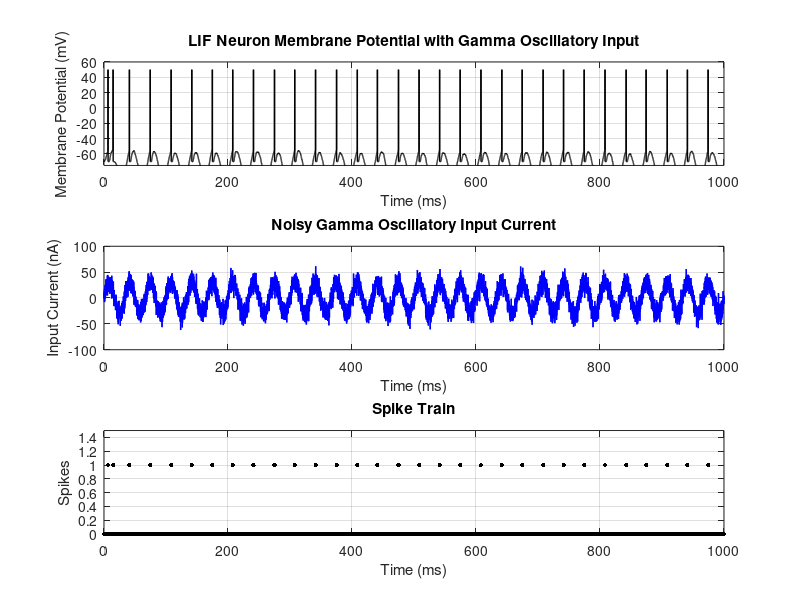

The MATLAB source for this figure:
% Clear previous runs and environment
clf;
clear;
close all;
clc;

% Time parameters
dt = 0.1;                    % Time step (ms)
t = 0:dt:1000;               % Time vector (ms)

% LIF Neuron parameters
Cm = 0.01;                      % Membrane capacitance (uF/cm^2)
gL = 0.002;                  % Further reduce leak conductance (mS/cm^2)
EL = -70;                    % Resting potential (mV)
Vth = -55;                   % Threshold potential (mV)
Vreset = -70;                % Reset potential (mV)
tau_m = Cm / gL;             % Membrane time constant (ms)
V = EL * ones(size(t));      % Initialize membrane potential
refractory_period = 2;        % Refractory period duration (ms)
refractory_counter = 0;       % Counter for tracking refractory period

% Input current parameters (oscillatory input)
I0 = 30;                     % Further increase amplitude of oscillatory input (nA)
f_gamma = 30;                % Frequency of gamma oscillation (Hz)
noise_amplitude = 10;          % Significantly increase noise amplitude (nA)
I_noise = noise_amplitude * randn(size(t));  % Gaussian white noise

% Generate oscillatory input (gamma frequency range) + noise
I_input = I0 * sin(2 * pi * f_gamma * t / 1000) + I_noise;  % Gamma oscillation

% Initialize spike times and firing rate tracking
spike_train = zeros(size(t));  % Spike train
V_trace = V;                   % Store voltage for plotting

% Simulation loop
for i = 2:length(t)
    if refractory_counter > 0
        % If in refractory period, hold the membrane potential at reset value
        V(i) = Vreset;
        refractory_counter = refractory_counter - dt;
    else
        % Update membrane potential using Euler method
        dV = (-(V(i-1) - EL) + I_input(i-1)) / tau_m * dt;
        V(i) = V(i-1) + dV;

        % Check if the membrane potential reaches the threshold
        if V(i) >= Vth
            V(i) = 50;                 % Set spike value for visualization
            spike_train(i) = 1;        % Mark the time of the spike
            refractory_counter = refractory_period;  % Set refractory counter
            
            % Hold the membrane potential at spike value for a few steps
            if i+10 <= length(t)       % Ensure index doesn't exceed array size
                V(i+1:i+10) = 50;      % Hold the spike for 1 ms (10 steps)
            end
            
            V(i+11) = Vreset;          % Reset membrane potential
        end
    end
    V_trace(i) = V(i);  % Record the voltage trace for plotting
end

% Plot the membrane potential and input current over time
figure;

% Plot membrane potential
subplot(3,1,1);
plot(t, V_trace, 'k', 'LineWidth', 1);
xlabel('Time (ms)');
ylabel('Membrane Potential (mV)');
title('LIF Neuron Membrane Potential with Gamma Oscillatory Input');
ylim([Vreset-5 60]);
grid on;

% Plot the input current (gamma oscillation + noise)
subplot(3,1,2);
plot(t, I_input, 'b', 'LineWidth', 1);
xlabel('Time (ms)');
ylabel('Input Current (nA)');
title('Noisy Gamma Oscillatory Input Current');
grid on;

% Plot the spike train (raster plot)
subplot(3,1,3);
plot(t, spike_train, 'k.', 'MarkerSize', 10);
xlabel('Time (ms)');
ylabel('Spikes');
title('Spike Train');
ylim([0 1.5]);
grid on;
